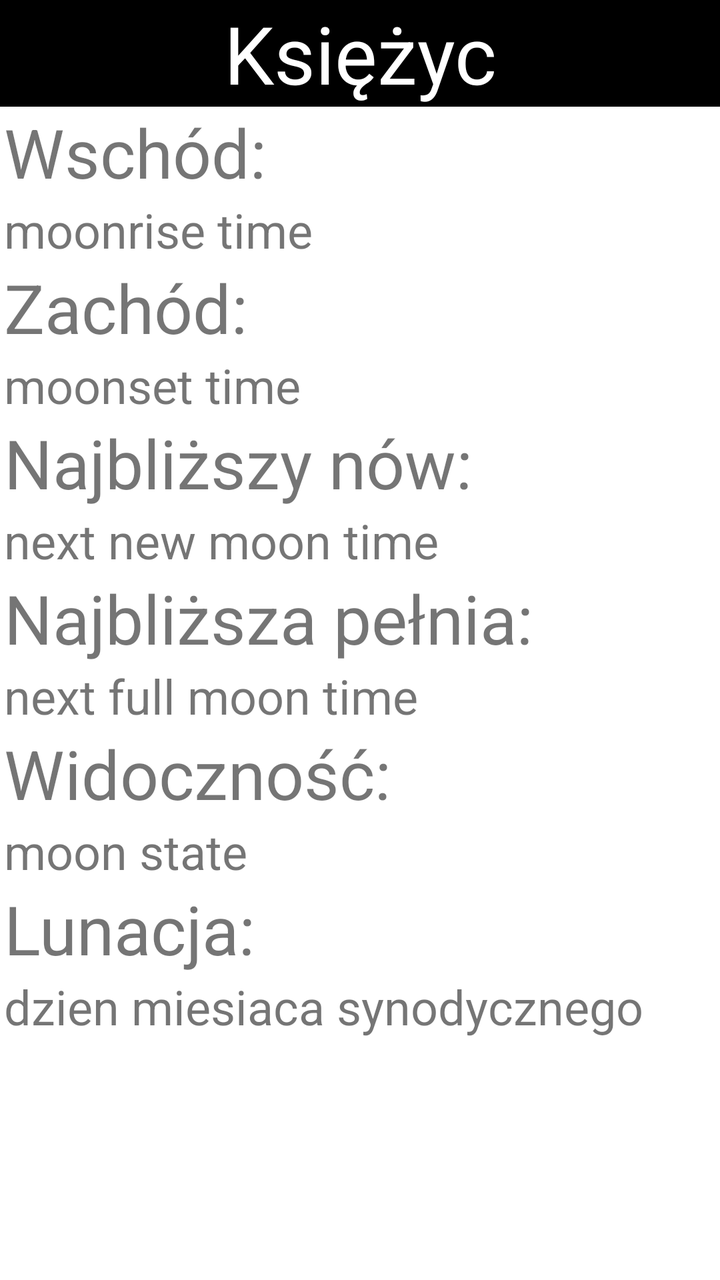
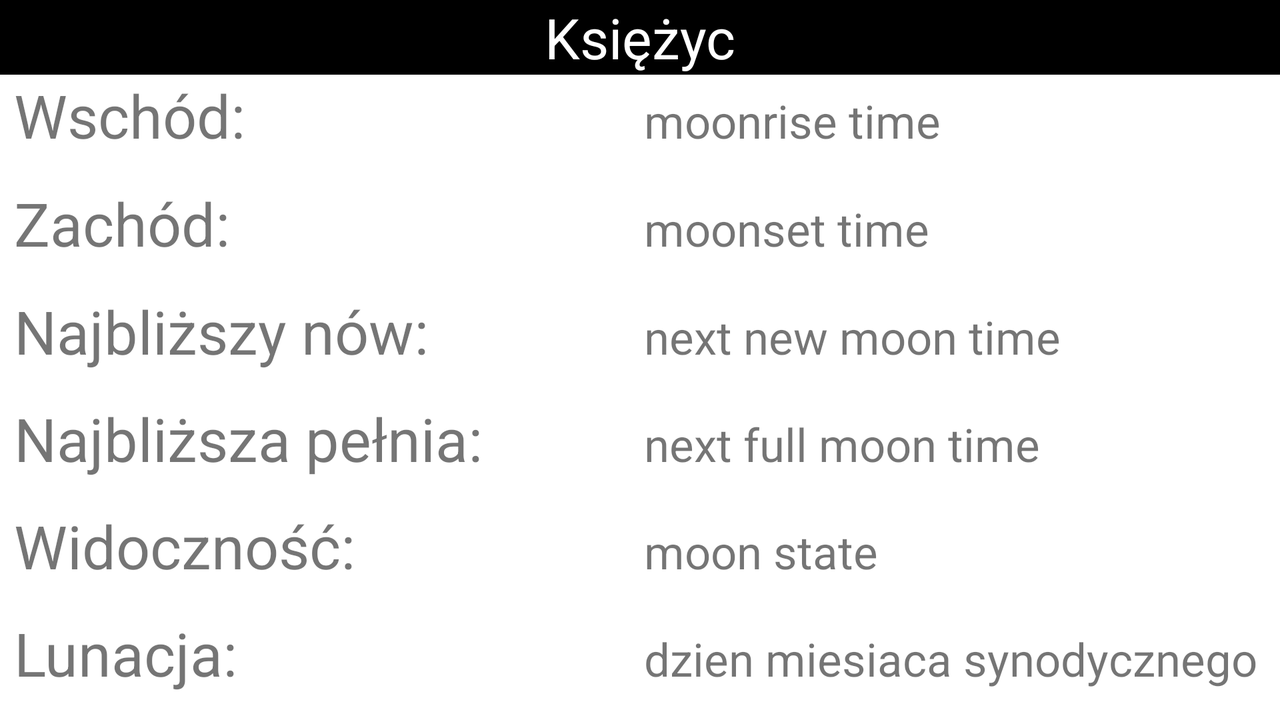

One screen, two layout resources from the same app: the default and the repository's alternative for another configuration. Each is rendered where Android would select it; the XML of both is given below.
<!-- AndroidManifest.xml: application theme AppTheme -->
<!-- res/layout/fragment_moon.xml -->
<?xml version="1.0" encoding="utf-8"?>
<LinearLayout xmlns:android="http://schemas.android.com/apk/res/android"
              xmlns:tools="http://schemas.android.com/tools"
              android:layout_width="match_parent"
              android:layout_height="match_parent"
              android:background="@android:color/background_light"
              android:orientation="vertical"
              tools:context=".MoonFragment">

    <TextView
            android:id="@+id/labelMoon"
            android:layout_width="match_parent"
            android:layout_height="wrap_content"
            android:background="@android:color/black"
            android:text="@string/moon"
            android:textAlignment="center"
            android:textColor="@android:color/white"
            android:textSize="40sp" />

    <TextView
            android:id="@+id/labelMoonriseTime"
            android:layout_width="match_parent"
            android:layout_height="wrap_content"
            android:layout_marginStart="2dp"
            android:text="@string/sunrise"
            android:textSize="34sp" />

    <TextView
            android:id="@+id/tvMoonriseTime"
            android:layout_width="match_parent"
            android:layout_height="wrap_content"
            android:layout_marginStart="2dp"
            android:text="moonrise time"
            android:textSize="24sp" tools:ignore="HardcodedText"/>

    <TextView
            android:id="@+id/labelMoonset"
            android:layout_width="match_parent"
            android:layout_height="wrap_content"
            android:layout_marginStart="2dp"
            android:text="@string/moonset"
            android:textSize="34sp" />

    <TextView
            android:id="@+id/tvMoonsetTime"
            android:layout_width="match_parent"
            android:layout_height="wrap_content"
            android:layout_marginStart="2dp"
            android:text="moonset time"
            android:textSize="24sp" tools:ignore="HardcodedText"/>

    <TextView
            android:id="@+id/labelNextNewMoon"
            android:layout_width="match_parent"
            android:layout_height="wrap_content"
            android:layout_marginStart="2dp"
            android:text="@string/nearest_new_moon"
            android:textSize="34sp" />

    <TextView
            android:id="@+id/tvNextNewMoon"
            android:layout_width="match_parent"
            android:layout_height="wrap_content"
            android:layout_marginStart="2dp"
            android:text="next new moon time"
            android:textSize="24sp" tools:ignore="HardcodedText"/>

    <TextView
            android:id="@+id/labelNextFullMoon"
            android:layout_width="match_parent"
            android:layout_height="wrap_content"
            android:layout_marginStart="2dp"
            android:text="@string/nearest_full_moon"
            android:textSize="34sp" />

    <TextView
            android:id="@+id/tvNextFullMoon"
            android:layout_width="match_parent"
            android:layout_height="wrap_content"
            android:layout_marginStart="2dp"
            android:text="next full moon time"
            android:textSize="24sp" tools:ignore="HardcodedText"/>

    <TextView
            android:id="@+id/labelMoonState"
            android:layout_width="match_parent"
            android:layout_height="wrap_content"
            android:layout_marginStart="2dp"
            android:text="@string/illumination"
            android:textSize="34sp" />

    <TextView
            android:id="@+id/tvMoonState"
            android:layout_width="match_parent"
            android:layout_height="wrap_content"
            android:layout_marginStart="2dp"
            android:text="moon state"
            android:textSize="24sp" tools:ignore="HardcodedText"/>

    <TextView
            android:id="@+id/labelLunarMonth"
            android:layout_width="match_parent"
            android:layout_height="wrap_content"
            android:layout_marginStart="2dp"
            android:text="@string/moon_age"
            android:textSize="34sp" />

    <TextView
            android:id="@+id/tvLunarMonth"
            android:layout_width="match_parent"
            android:layout_height="wrap_content"
            android:layout_marginStart="2dp"
            android:text="dzien miesiaca synodycznego"
            android:textSize="24sp" tools:ignore="HardcodedText"/>

</LinearLayout>
<!-- resources referenced by this layout -->
<resources>
  <string name="illumination">Widoczność:</string>
  <string name="moon">Księżyc</string>
  <string name="moon_age">Lunacja:</string>
  <string name="moonset">Zachód:</string>
  <string name="nearest_full_moon">Najbliższa pełnia:</string>
  <string name="nearest_new_moon">Najbliższy nów:</string>
  <string name="sunrise">Wschód:</string>
  <style name="AppTheme" parent="Theme.AppCompat.Light.DarkActionBar">
          
          <item name="colorPrimary">@color/colorPrimary</item>
          <item name="colorPrimaryDark">@color/toolbarBlue</item>
          <item name="colorAccent">@color/colorAccent</item>
      </style>
  <color name="colorPrimary">#008577</color>
  <color name="toolbarBlue">#2196F3</color>
  <color name="colorAccent">#D81B60</color>
</resources>
<!-- res/layout-land/fragment_moon.xml (the repository's variant of the layout above) -->
<!-- drawn on the phone turned sideways -->
<?xml version="1.0" encoding="utf-8"?>
<LinearLayout xmlns:android="http://schemas.android.com/apk/res/android"
              xmlns:tools="http://schemas.android.com/tools"
              android:layout_width="match_parent"
              android:layout_height="match_parent"
              android:background="@android:color/background_light"
              android:orientation="vertical"
              tools:context=".MoonFragment">

    <TextView
            android:id="@+id/labelMoon"
            android:layout_width="match_parent"
            android:layout_height="wrap_content"
            android:background="@android:color/black"
            android:text="@string/moon"
            android:textAlignment="center"
            android:textColor="@android:color/white"
            android:textSize="28sp"/>

    <TableRow
            android:layout_width="match_parent"
            android:layout_height="match_parent" android:layout_weight="1" android:layout_marginStart="5dp"
            android:layout_marginEnd="5dp">
        <TextView
                android:id="@+id/labelMoonriseTime"
                android:layout_width="match_parent"
                android:layout_height="wrap_content"
                android:layout_marginStart="2dp"
                android:text="@string/sunrise"
                android:textSize="30sp" android:layout_weight="1"/>
        <TextView
                android:id="@+id/tvMoonriseTime"
                android:layout_width="match_parent"
                android:layout_height="wrap_content"
                android:layout_marginStart="2dp"
                android:text="moonrise time"
                android:textSize="23sp" android:layout_weight="1" tools:ignore="HardcodedText"/>
    </TableRow>

    <TableRow
            android:layout_width="match_parent"
            android:layout_height="match_parent" android:layout_weight="1" android:layout_marginStart="5dp"
            android:layout_marginEnd="5dp">
        <TextView
                android:id="@+id/labelMoonset"
                android:layout_width="match_parent"
                android:layout_height="wrap_content"
                android:layout_marginStart="2dp"
                android:text="@string/moonset"
                android:textSize="30sp" android:layout_weight="1"/>
        <TextView
                android:id="@+id/tvMoonsetTime"
                android:layout_width="match_parent"
                android:layout_height="wrap_content"
                android:layout_marginStart="2dp"
                android:text="moonset time"
                android:textSize="23sp" android:layout_weight="1" tools:ignore="HardcodedText"/>
    </TableRow>

    <TableRow
            android:layout_width="match_parent"
            android:layout_height="match_parent" android:layout_weight="1" android:layout_marginStart="5dp"
            android:layout_marginEnd="5dp">
        <TextView
                android:id="@+id/labelNextNewMoon"
                android:layout_width="match_parent"
                android:layout_height="wrap_content"
                android:layout_marginStart="2dp"
                android:text="@string/nearest_new_moon"
                android:textSize="30sp" android:layout_weight="1"/>
        <TextView
                android:id="@+id/tvNextNewMoon"
                android:layout_width="match_parent"
                android:layout_height="wrap_content"
                android:layout_marginStart="2dp"
                android:text="next new moon time"
                android:textSize="23sp" android:layout_weight="1" tools:ignore="HardcodedText"/>
    </TableRow>

    <TableRow
            android:layout_width="match_parent"
            android:layout_height="match_parent" android:layout_weight="1" android:layout_marginStart="5dp"
            android:layout_marginEnd="5dp">
        <TextView
                android:id="@+id/labelNextFullMoon"
                android:layout_width="match_parent"
                android:layout_height="wrap_content"
                android:layout_marginStart="2dp"
                android:text="@string/nearest_full_moon"
                android:textSize="30sp" android:layout_weight="1"/>
        <TextView
                android:id="@+id/tvNextFullMoon"
                android:layout_width="match_parent"
                android:layout_height="wrap_content"
                android:layout_marginStart="2dp"
                android:text="next full moon time"
                android:textSize="23sp" android:layout_weight="1" tools:ignore="HardcodedText"/>
    </TableRow>

    <TableRow
            android:layout_width="match_parent"
            android:layout_height="match_parent" android:layout_weight="1" android:layout_marginStart="5dp"
            android:layout_marginEnd="5dp">
        <TextView
                android:id="@+id/labelMoonState"
                android:layout_width="match_parent"
                android:layout_height="wrap_content"
                android:layout_marginStart="2dp"
                android:text="@string/illumination"
                android:textSize="30sp" android:layout_weight="1"/>
        <TextView
                android:id="@+id/tvMoonState"
                android:layout_width="match_parent"
                android:layout_height="wrap_content"
                android:layout_marginStart="2dp"
                android:text="moon state"
                android:textSize="23sp" android:layout_weight="1" tools:ignore="HardcodedText"/>
    </TableRow>

    <TableRow
            android:layout_width="match_parent"
            android:layout_height="match_parent" android:layout_weight="1" android:layout_marginStart="5dp"
            android:layout_marginEnd="5dp">
        <TextView
                android:id="@+id/labelLunarMonth"
                android:layout_width="match_parent"
                android:layout_height="wrap_content"
                android:layout_marginStart="2dp"
                android:text="@string/moon_age"
                android:textSize="30sp" android:layout_weight="1"/>
        <TextView
                android:id="@+id/tvLunarMonth"
                android:layout_width="match_parent"
                android:layout_height="wrap_content"
                android:layout_marginStart="2dp"
                android:text="dzien miesiaca synodycznego"
                android:textSize="23sp" android:layout_weight="1" tools:ignore="HardcodedText"/>
    </TableRow>

</LinearLayout>
